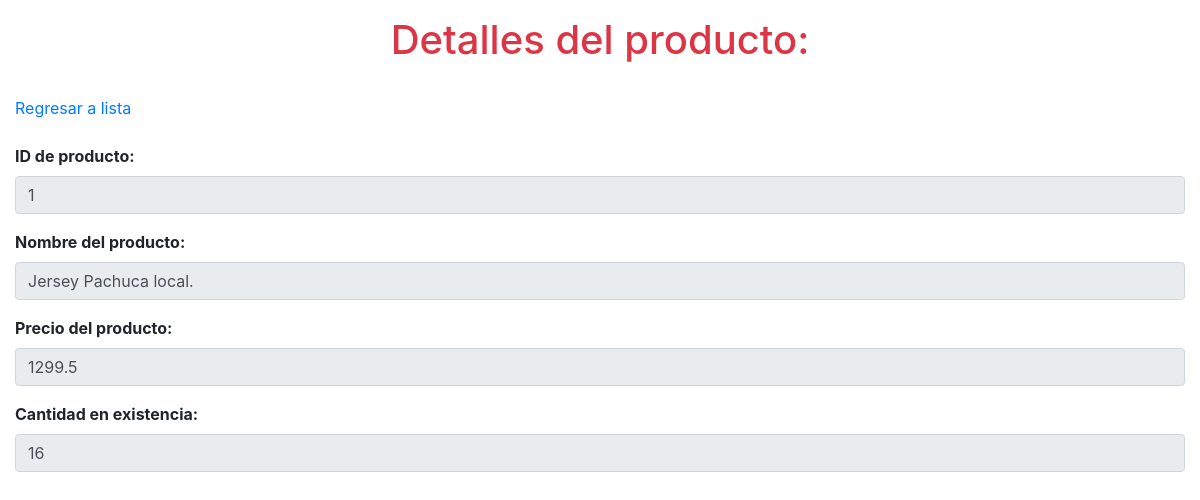
/productos/view.php?id_producto=1, run on an earlier commit of the app's database.
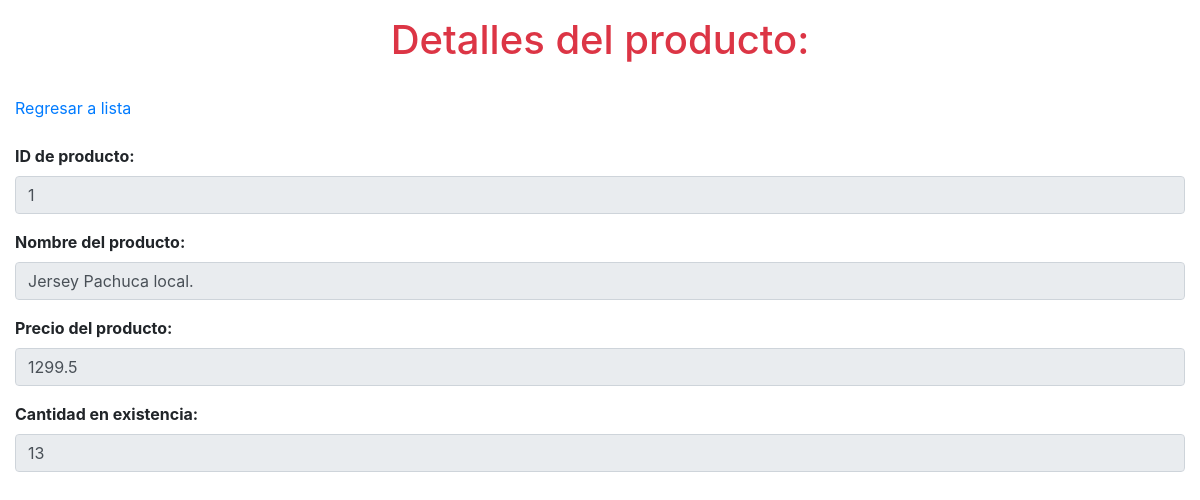
And on a later commit of the database.
### tables this page shows
CREATE TABLE productos (
	id_producto INTEGER PRIMARY KEY AUTOINCREMENT,
    producto VARCHAR (100) NOT NULL,
    precio FLOAT NOT NULL,
    existencias INTEGER NOT NULL
);

### productos/db/db_view.php (the view)
<?php
    $id_producto = $_GET["id_producto"];
    $db = new SQLite3("../tienda.db");
    $resultado = $db->query("SELECT * from productos where id_producto='$id_producto';");
    while ($row = $resultado->fetchArray()) {
        $id_producto = $row["id_producto"];
        $producto = $row['producto'];
        $precio = $row['precio'];
        $existencias = $row['existencias'];
    }
    $form = "
        <div class='form-group font-weight-bold'>
            <label for='id_producto'>ID de producto:</label>
            <input type='text' readonly class='form-control' id='id_producto' name='id_producto' aria-describedby='ID producto' value='$id_producto'>
        </div>
        <div class='form-group font-weight-bold'>
            <label for='producto'>Nombre del producto:</label>
            <input type='text' readonly class='form-control' id='producto' name='producto' aria-describedby='producto' value='$producto'>
        </div>
        <div class='form-group font-weight-bold'>
            <label for='precio'>Precio del producto:</label>
            <input type='number' readonly class='form-control' id='precio' name='precio' aria-describedby='precio' value='$precio'>
        </div>
        <div class='form-group font-weight-bold'>
            <label for='existencias'>Cantidad en existencia:</label>
            <input type='number' readonly class='form-control' id='existencias' name='existencias' aria-describedby='precio' value='$existencias'>
        </div>
        ";
    print($form);
?>

What changed in the data, as far as the page shows it:
changed productos "Jersey Pachuca local.": existencias "16" → "13"
